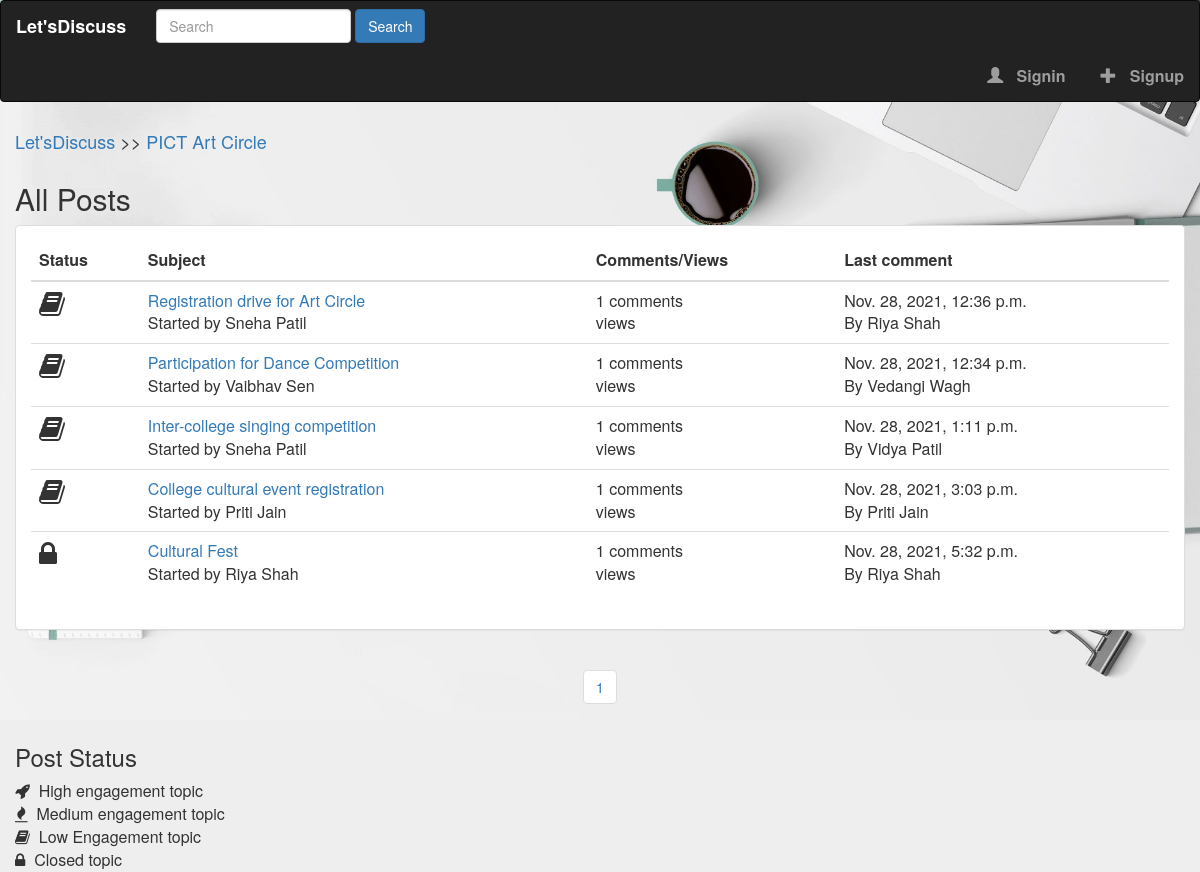
Page /posts/pict-art-circle/ on the committed database.
### online_forum/models.py (models this page shows, shortened)
class Category(models.Model):
    title = models.CharField(max_length=100)
    slug = models.SlugField(max_length=200, unique=True, blank=True)
    description = models.TextField(default="Description")
    class Meta:
        verbose_name_plural = "Categories"
    def get_url(self):
        return reverse("posts", kwargs={
            'slug': self.slug
        })

class Post(models.Model):
    title = models.CharField(max_length=1000)
    slug = models.SlugField(max_length=1500, unique=True, blank=True)
    author = models.ForeignKey(Author, on_delete=models.CASCADE)
    content = HTMLField()
    categories = models.ManyToManyField(Category)
    timestamp = models.DateTimeField(auto_now_add=True)
    approved = models.BooleanField(default=False)
    hit_count_generic = GenericRelation(HitCount, object_id_field='object_pk',
                                        related_query_name='hit_count_generic_relation')
    tags = TaggableManager()
    comments = models.ManyToManyField(Comment, blank=True)
    closed = models.BooleanField(default=False)
    state = models.CharField(max_length=40, default='zero')
    def get_url(self):
        return reverse("post-detail", kwargs={
            'slug': self.slug
        })
    @property
    def number_of_comments(self):
        return self.comments.count()
    @property
    def last_comment(self):
        return self.comments.latest('timestamp')

class Author(models.Model):
    user = models.ForeignKey(User, on_delete=models.CASCADE)
    full_name = models.CharField(max_length=255, blank=True)
    slug = models.SlugField(max_length=512, unique=True, blank=True)
    bio = HTMLField()
    points = models.IntegerField(default=0)
    profile_pic = ResizedImageField(size=[50, 80], quality=100, upload_to='authors', default=None, blank=False)

class Comment(models.Model):
    user = models.ForeignKey(Author, on_delete=models.CASCADE)
    content = models.TextField()
    timestamp = models.DateTimeField(auto_now_add=True)
    replies = models.ManyToManyField(Reply, blank=True)

### online_forum/views.py (the view)
# urls.py: path('posts/<slug>/', views.show_posts, name='posts'),
def show_posts(request, slug):
    category = get_object_or_404(Category, slug=slug)
    posts = Post.objects.filter(approved=True, categories=category)
    paginator = Paginator(posts, 7)
    page = request.GET.get("page")
    try:
        posts = paginator.page(page)
    except PageNotAnInteger:
        posts = paginator.page(1)
    except EmptyPage:
        posts = paginator.page(paginator.num_pages)
    context = {
        'posts': posts,
        'forum': category,
        'title': category.title + ' Posts',
    }
    return render(request, 'posts.html', context)

### online_forum/context_processors.py (called while the page is built, shortened)
def search(request):
    search_context = {}
    posts = Post.objects.all()
    return search_context

### templates/posts.html
{% extends 'base.html' %}
{% load hitcount_tags %}
{% block content %}
    <div class="container">
        <div class="row">
            <div class="forum-navigation">
            <span>
                <h4>
                    <a href="{% url 'index' %}">Let'sDiscuss</a> >>
                    <a href="{{ forum.get_url }}">{{ forum.title }}</a>
                </h4>
            </span>
            </div>
        </div>
        <div class="row">
            {% if posts %}
                <h2>All Posts</h2>
                <div class="panel panel-default">
                    <div class="panel-body">
                        <table class="table">
                            <thead>
                                <tr>
                                    <th>Status</th>
                                    <th>Subject</th>
                                    <th>Comments/Views</th>
                                    <th>Last comment</th>
                                </tr>
                            </thead>
                            <tbody>
                                {% for post in posts %}
                                    <tr>
                                        <td class="status-icon">
                                           {% if post.closed == True %}
                                                <div class="status-icon"><i class="fa fa-lock"></i></div>
                                            {% elif post.number_of_comments <= 5 %}
                                                <div class="status-icon"><i class="fa fa-book"></i></div>
                                            {% elif post.number_of_comments <= 10 %}
                                                <div class="status-icon"><i class="fa fa-fire"></i></div>
                                            {% else %}
                                                <div class="status-icon"><i class="fa fa-rocket"></i></div>
                                            {% endif %}
                                        </td>
                                        <td>
                                            <a href="{{ post.get_url }}">{{ post.title }}<br></a>
                                            Started by {{ post.author.full_name|title }}
                                        </td>
                                        <td>
                                            {{ post.number_of_comments }} comments <br/> {% get_hit_count for post %} views
                                        </td>
                                        <td>
                                            {% if post.number_of_comments > 0 %}
                                                {{ post.last_comment.timestamp }}
                                                <br/>
                                                By {{ post.last_comment.user.full_name|title }}
                                            {% else %}
                                                <p>None</p>
                                            {% endif %}
                                        </td>
                                    </tr>
                                {% endfor %}
                            </tbody>
                        </table>
                    </div>
                </div>
            {% else %}
                <h2>No posts found</h2>
            {% endif %}
        </div>
        <div class="row">
            <center>
            <nav>
                <ul class="pagination">
                    {% for num_page in posts.paginator.page_range %}
                        <li class="page-item">
                            <a class="page-link" href="?page={{ num_page }}">{{ num_page }}</a>
                        </li>
                    {% endfor %}
                </ul>
            </nav>
        </center>
        </div>
        <div class="row" style="font-size: 16px;">
            <h3>Post Status</h3>
            <span>
                <i class="fa fa-rocket"></i> &nbsp;High engagement topic
            </span>
            <br/>
            <span>
                <i class="fa fa-fire"></i> &nbsp;Medium engagement topic
            </span>
            <br/>
            <span>
                <i class="fa fa-book"></i> &nbsp;Low Engagement topic
            </span>
            <br/>
            <span>
                <i class="fa fa-lock"></i> &nbsp;Closed topic
            </span>
            <br/>
        </div>
    </div>
{% endblock content %}

### static/style.css (style rules this page uses)
body { background: white url('images/bg6.jpg'); background-size: 100%; background-repeat:no-repeat; }
* { margin: 0; padding: 0; -webkit-box-sizing: border-box; -moz-box-sizing: border-box; box-sizing: border-box; }
ul { list-style-type: none; }
.status-icon { font-size: 28px; }

### rows in the picture
Category: title "PICT Art Circle"
Post: closed False (drawn), title "Registration drive for Art Circle", author.full_name "Sneha Patil", number_of_comments "1", last_comment.timestamp "Nov. 28, 2021, 12:36 p.m.", last_comment.user.full_name "Riya Shah"
Post: closed False (drawn), title "Participation for Dance Competition", author.full_name "Vaibhav Sen", number_of_comments "1", last_comment.timestamp "Nov. 28, 2021, 12:34 p.m.", last_comment.user.full_name "Vedangi Wagh"
Post: closed False (drawn), title "Inter-college singing competition", author.full_name "Sneha Patil", number_of_comments "1", last_comment.timestamp "Nov. 28, 2021, 1:11 p.m.", last_comment.user.full_name "Vidya Patil"
Post: closed False (drawn), title "College cultural event registration", author.full_name "Priti Jain", number_of_comments "1", last_comment.timestamp "Nov. 28, 2021, 3:03 p.m.", last_comment.user.full_name "Priti Jain"
Post: closed True (drawn), title "Cultural Fest", author.full_name "Riya Shah", number_of_comments "1", last_comment.timestamp "Nov. 28, 2021, 5:32 p.m.", last_comment.user.full_name "Riya Shah"

### other values in the picture
{{ num_page }} "1"
